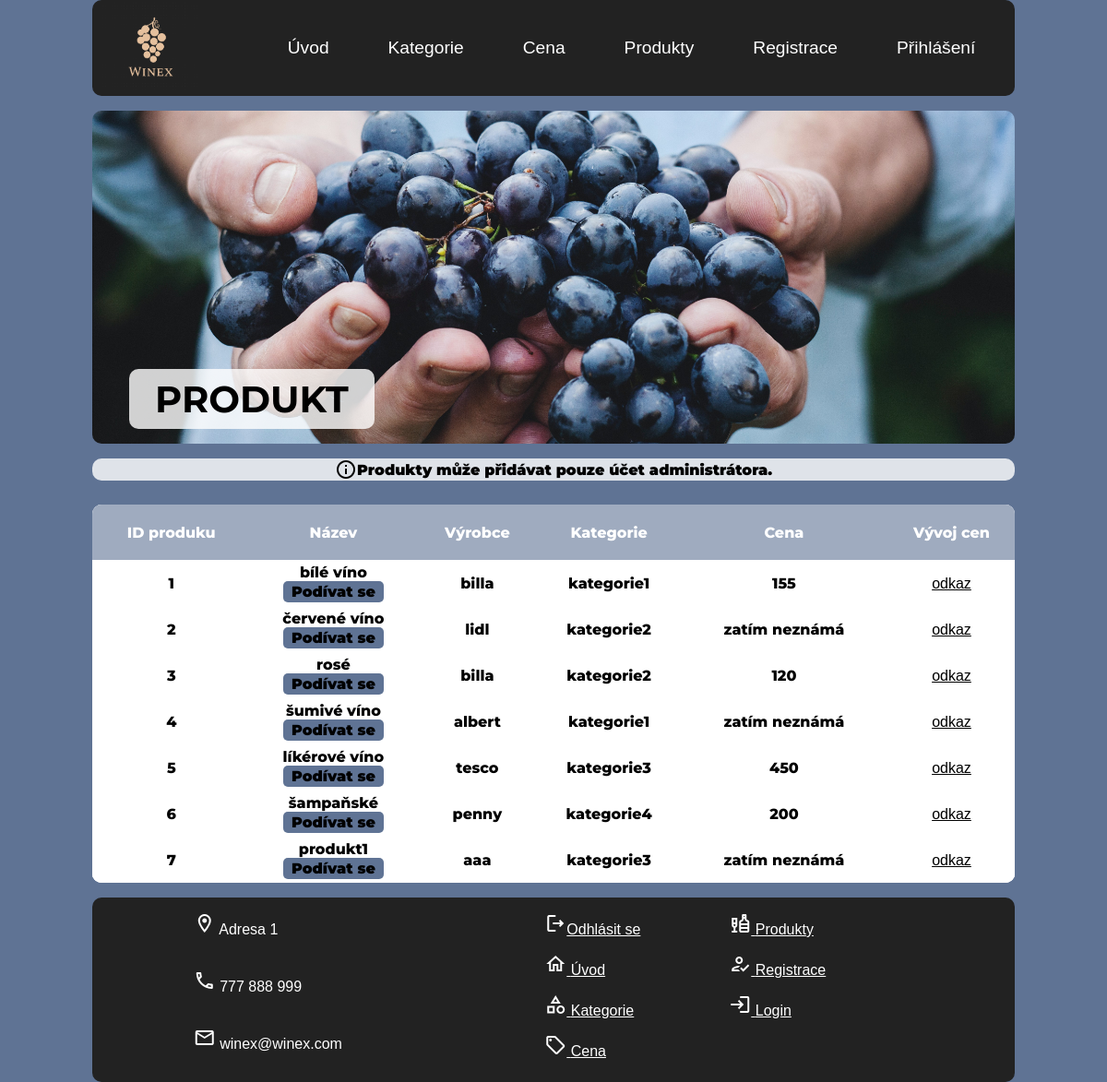
The app's page /product/ with its own data.
### tables this page shows
CREATE TABLE produkt (
                         id_produktu INTEGER PRIMARY KEY AUTOINCREMENT,
                         název TEXT NOT NULL,
                         výrobce TEXT NOT NULL,
                         id_kategorie INTEGER,
                         FOREIGN KEY (id_kategorie) REFERENCES kategorie(id_kategorie)
);

### view/product.py (the view)
@bp.get('/')
def product():
    if current_user.is_authenticated:
        if current_user.role == 1:
            show = True
        elif current_user.role == 2:
            show = False
    else:
        show = False
    statement = "with data as(SELECT produkt.id_produktu, produkt.název, cena, dokdy, id_kategorie FROM produkt LEFT " \
                "OUTER JOIN historie_ceny hc on produkt.id_produktu = hc.id_produktu GROUP BY produkt.id_produktu " \
                "HAVING max(dokdy) or cena is null) SELECT produkt.id_produktu, produkt.název,výrobce," \
                "kategorie.název, cena FROM produkt,kategorie,data WHERE 'data'.id_produktu = produkt.id_produktu and " \
                "('data'.id_kategorie = kategorie.id_kategorie or 'data'.id_kategorie = 0) GROUP BY 'data'.id_produktu "
    db = get_db()
    table = db.execute(statement)
    data = table.fetchall()
    kategorie = db.execute("SELECT název FROM kategorie")
    kategorie = kategorie.fetchall()
    return render_template('/product/product.html', database=data, show_it=show, kategorie=kategorie)

### app.py (called while the page is built)
@app.context_processor
def context_processor():
    if current_user.is_authenticated:
        if current_user.role == 1:
            return dict(key=current_user.username, showit=True)
        return dict(key=current_user.username, showit=False)
    else:
        return dict(key='anonymous')

### database/database.py (called while the page is built)
def get_db():
    if 'db' not in g:
        g.db = sqlite3.connect(
            current_app.config['DATABASE'],
            detect_types=sqlite3.PARSE_DECLTYPES
        )
        g.db.row_factory = sqlite3.Row
        g.db.set_trace_callback(print)
    return g.db

### templates/product/product.html (shortened to what this page needs)
{% extends "base.html" %}
{% block title %}
    <header>
        <h1>Produkt</h1>
    </header>
{% endblock %}
{% block content %}
<body>
    {% if show_it %}
        <div class="login-box">
            <h2>Produkty</h2>
            <form action="{{ url_for('product.product') }}" method="post">
                <div class="user-box">
                    <label for="name">Název produktu:</label><br>
                    <input type="text" id="name" name="name" required><br>
                </div>
                <div class="user-box">
                    <label for="vyrobce">Výrobce:</label><br>
                    <input type="text" id="vyrobce" name="vyrobce" required><br><br>
                </div>
                <div class="user-box">
                    <label for="kategorie">Kategorie:</label><br>
                        <select name="kategorie" id="kategorie" required>
                            {% for i in range(  kategorie|length) %}
                                {% if i !=0 %}
                                    <option value={{ i }}>{{ kategorie[i][0]}}</option>
                                {% endif %}
                            {% endfor %}
                        </select>
                    <br><br>
                </div>
                <input type="submit" value="Submit">
            </form>
        </div>
    {% else %}
        <div class="flash" ><span class="material-icons-outlined">info</span>Produkty může přidávat pouze účet administrátora.</div>
    {% endif %}
    {% if show_it %}
        <table>
            <thead>
            <tr>
                <th>ID produku</th>
                <th>Název</th>
                <th>Výrobce</th>
                <th>Kategorie</th>
                <th>Cena</th>
                <th>Vývoj cen</th>
                <th>Delete</th>
            </tr>
            </thead>
            <tbody>
                {% set i = namespace(value=0) %}
                {% for cols in range(database | length ) %}
                    <tr>
                        {% for rows in range(5) %}
                            {% if i == 0 %}
                                {% set i = namespace(value=neco[cols][rows]) %}
                            {% elif database[cols][rows] == None %}
                                <td>{{ "zatím neznámá"}}</td>
                            {% elif rows == 1 %}
                                <td>{{ database[cols][rows] }}
                                    <form id="one_product" action="{{ url_for('product.product') }}" method="post">
                                        <input type="hidden" id="one_product" name="one_product" value={{ cols }}>
                                        <input type="submit" id="new" value="Podívat se">
                                    </form>
                                </td>
                            {% elif rows == 3 and database[cols][rows]=="" %}
                                <td>Kategorie odebrána</td>
                            {% else %}
                                <td>{{ database[cols][rows] }}</td>
                            {% endif %}
                        {% endfor %}
                        <td><a href="/price">odkaz</a></td>
                        <td>
                            <form id="delete_product" action="{{ url_for('product.product') }}" method="post">
                                <input type="hidden" id="delete" name="delete" value={{ i.value }}>
                                <input type="Submit" value="Delete">
                            </form>
                        </td>
                        {% set i.value = i.value + 1 %}
                    </tr>
                    {% set i = namespace(value=0) %}
                {% endfor %}
            </tbody>
        </table>
    {% else %}
        <table>
            <thead>
                <tr>
                    <th>ID produku</th>
                    <th>Název</th>
                    <th>Výrobce</th>
                    <th>Kategorie</th>
                    <th>Cena</th>
                    <th>Vývoj cen</th>
                </tr>
            </thead>
            <tbody>
                {% for cols in range(database | length ) %}
                    <tr>
                        {% for rows in range(5) %}
                            {% if database[cols][rows] == None %}
                                <td>{{"zatím neznámá"}}</td>
                            {% elif rows == 1 %}
                                <td>{{ database[cols][rows] }}
                                    <form id="one_product" action="{{ url_for('product.product') }}" method="post">
                                        <input type="submit" id="new" value="Podívat se">
                                    </form>
                                </td>
                            {% else %}
                                <td>{{ database[cols][rows] }}</td>
                            {% endif %}
                        {% endfor %}
                        <td><a href="/price">odkaz</a></td>
                    </tr>
                {% endfor %}
            </tbody>
        </table>
    {% endif %}
</body>
{% endblock %}

### templates/base.html (shortened to what this page needs)
<!DOCTYPE html>
<html lang="en">
<head>
    <link rel="stylesheet" href="/static/styles.css"/>
</head>
<body>
    <nav class="navbar">
        <div id='picture'>
            <img class="primary-icon" src="/static/images/logo.PNG" alt="picture"/>
        </div>
        <div id="menu">
            <ul class="nav-list">
                <li class="list-item">
                    <a href="/">Úvod</a></li>
                <li class="list-item">
                    <a href="/category">Kategorie</a></li>
                <li class="list-item">
                    <a href="/price">Cena</a></li>
                <li class="list-item">
                    <a href="/product">Produkty</a></li>
                <li class="list-item">
                    <a href="/registration">Registrace</a></li>
                <li class="list-item">
                    <a href="/login">
                        {% if key != 'anonymous' %}
                        {{ key }}
                        {% else %}
                        Přihlášení
                        {% endif %}</a></li>
            </ul>
        </div>
    </nav>
    {% block title %}{% endblock %}
    {% block content %}
    {% endblock %}
    <footer id="contact">
        <div id="adresa">
            <div> <span class="material-icons-outlined">location_on</span> Adresa 1</div>
            <br>
            <div><span class="material-icons-outlined">call</span> 777 888 999</div>
            <br>
            <div><span class="material-icons-outlined">mail</span> winex@winex.com</div>
        </div>
        <div id="foot">
            <div class='row'>
                <div class='column'>
                    <div class='blue-column'>
                        <a href="/logout"><span class="material-icons-outlined">logout</span>Odhlásit se</a>
                        <a href="/"><span class="material-icons-outlined">home</span> Úvod</a>
                        <a href="/category"><span class="material-icons-outlined">category</span> Kategorie</a>
                        <a href="/price"><span class="material-icons-outlined">local_offer</span> Cena</a>
                    </div>
                </div>
                <div class='column'>
                    <div class='green-column'>
                        <a href="/product"><span class="material-icons-outlined">liquor</span> Produkty</a>
                        <a href="/registration"><span class="material-icons-outlined">how_to_reg</span> Registrace</a>
                        <a href="/login"><span class="material-icons-outlined">login</span> Login</a>
                    </div>
                </div>
            </div>
        </div>
    </footer>
</body>

### static/styles.css (style rules this page uses)
* { margin: 0; font-family: 'arial', sans-serif; }
body { max-width: 1000px; margin: auto; background: #5f7394; }
a { color: black; font-weight: 500; }
#picture { background: #222222; }
.navbar { display: flex; justify-content: space-around; align-items: center; fontsize: 1em; background: #222222; border-radius: 10px; margin-bottom: 1em; }
.nav-list { list-style-type: none; background: #222222; }
.nav-list .list-item { display:inline-block; }
.navbar a { font-size: 1.2em; text-align: right; text-decoration: none; padding: 1em; color: white; background: #222222; }
.primary-icon { height: 100px; background: #222222; }
#menu { display: flex; justify-content: space-between; }
#menu a { color: white; font-size: 1.2rem; display: block; text-align: center; text-decoration: none; padding: 1rem 2rem; }
header { background-image: url(images/wine1.jpg); background-size: cover; background-repeat: no-repeat; background-position: center; display: flex; align-items: end; justify-content: flex-start; align-items: flex-end; border-radius: 10px; margin-bottom: 16px; }
header h1 { border-radius: 10px; display: block; background: rgba(255, 255, 255, 0.8); text-align: right; font-size: 2.5em; text-transform: uppercase; padding: 0.2em 0.7em; align-self: flex-end; font-family: 'Montserrat', sans-serif; margin-top: 7em; margin-left: 1em; margin-bottom: 16px; }
.flash { display: flex; font-family: Montserrat, sans-serif; text-align: center; background: rgb(255, 255, 255, 0.8); border-radius: 10px; margin-top: 16px; margin-bottom: 16px; color: black; font-weight: 900; justify-content: center; align-items: center; }
.material-icons-outlined { align-self: center; }
#adresa { display: flex; justify-content: center; }
footer { border-radius: 10px; background: #222222; color: white; display: flex; justify-content: space-around; padding-top: 1em; }
footer div { flex-direction: column; width: auto; padding-bottom: 1em; text-align: left; }
#menu ul { flex-wrap: nowrap; display: flex; }
input[type=submit] { border: 0px; font-family: 'Montserrat', sans-serif; border-radius: 5px; font-weight: 900; background: #5f7394; font-size: inherit; cursor: pointer; padding: 1% 5%; margin: auto; display: flex; text-align: center; }
table { border-spacing: 1px; border-collapse: collapse; background: white; border-radius: 10px; overflow: hidden; width: 100%; margin: 0 auto; margin-top: 26px; margin-bottom: 1em; position: relative; }
table * { position: relative; background: white; }
table td, table th { padding-left: 8px; text-align: center; font-family: Montserrat, sans-serif; font-weight: 800; }
table thead tr { height: 60px; background: #5f7394; }
table tbody tr { height: 50px; }
table th { background: rgb(255, 255, 255, 0.4); color: WHITE; }
#foot a { padding-bottom: 1em; color: white; }
.row { display: flex; flex-direction: row; flex-wrap: wrap; width: 400px; }
.column { display: flex; flex-direction: column; flex-basis: 100%; flex: 1; }
.blue-column { height: 100px; display: flex; flex-direction: column; }
.green-column { height: 100px; display: flex; flex-direction: column; }

### records on screen
produkt: id_produktu "1" "billa", název "bílé víno"
produkt: id_produktu "2" "lidl", název "červené víno"
produkt: id_produktu "3" "billa", název "rosé"
produkt: id_produktu "4" "albert", název "šumivé víno"
produkt: id_produktu "5" "tesco", název "líkérové víno"
produkt: id_produktu "6" "penny", název "šampaňské"
produkt: id_produktu "7" "aaa", název "produkt1"

### other values on screen
{{ database[cols][rows] }} "kategorie1" "155" "kategorie2" "kategorie2" "120" "kategorie1" "kategorie3" "450" "kategorie4" "200" "kategorie3"
{{ "zatím neznámá" }} "zatím neznámá" "zatím neznámá" "zatím neznámá"
